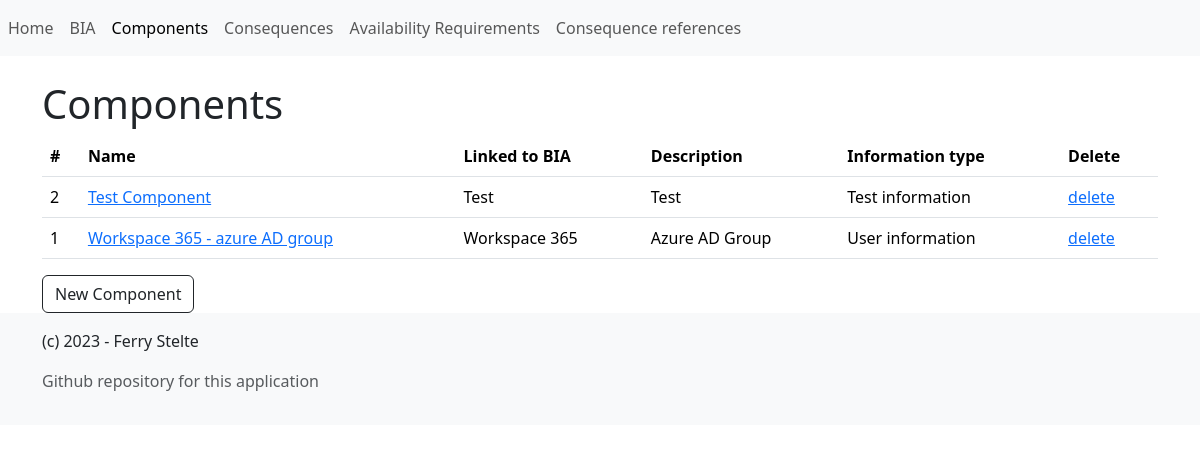
Page /manage-data/component/list on the committed database.
### app/model.py (models this page shows)
class Components(Base):
    __tablename__ = 'components'
    id = Column(Integer, primary_key=True)
    bia_name = Column(Integer, ForeignKey('context_scope.name'))
    component_name = Column(String)
    processes_dependencies = Column(String)
    info_type = Column(String)
    user_type = Column(String)
    description = Column(String)

### app/blueprints/manage_data/views.py (the view)
@manage_data_blueprint.route('/component/list', methods=['GET', 'POST'])
def component_list():
    components = app_db.session.query(Components).order_by(Components.component_name).all()
    bias = app_db.session.query(Context_Scope).order_by(Context_Scope.id).all()
    thead_th_items = [
        {
            'col_title': '#',
        },
        {
            'col_title': 'Name',
        },
        {
            'col_title': 'Linked to BIA'
        },
        {
            'col_title': 'Description'
        },
        {
            'col_title': 'Information type'
        },
        {
            'col_title': 'Delete'
        }
    ]
    tbody_tr_items = []
    for component in components:
        tbody_tr_items.append([
            {
                'col_value': component.id,
            },
            {
                'col_value': component.component_name,
                'url': url_for('manage_data.component_edit', component_id=component.id),
            },
            {
                'col_value': component.bia_name
            },
            {
                'col_value': component.description
            },
            {
                'col_value': component.info_type
            },
            {
                'col_value': 'delete',
                'url': url_for('manage_data.component_delete', component_id=component.id),
            }
            ])
    return render_template(
        'items_list.html',
        title='Components',
        thead_th_items=thead_th_items,
        tbody_tr_items=tbody_tr_items,
        item_new_url=url_for('manage_data.component_new'),
        item_new_text='New Component',
    )

### app/factory.py (called while the page is built)
def create_app():
    app = Flask(__name__)
    app.config.from_object('config.ConfigDevelopment')
    app.logger = app_logging.init_app(app)
    app_db.init_app(app)
    app.logger.debug('test debug message')
    Bootstrap5(app)
    csrf = CSRFProtect()
    csrf.init_app(app)
    from .blueprints.manage_data.views import manage_data_blueprint
    app.register_blueprint(manage_data_blueprint, url_prefix='/manage-data')
    @app.teardown_appcontext
    def teardown_db(response_or_exception):
        if hasattr(app_db, 'session'):
            app_db.session.remove()
    @app.route('/')
    def index():
        return render_template(
            'home.html',
            welcome_message='Hello world',
        )
    return app

### app/templates/items_list.html
{% extends "base.html" %}
{% block content %}
	<h1>
		{{ title }}
	</h1>
	{% if tbody_tr_items %}
	<table class="table">
		<thead>
		<tr>
			{% for thead_th_item in thead_th_items %}
			<th scope="col">
				{{ thead_th_item.col_title }}
			</th>
			{% endfor %}
		</tr>
		</thead>
		<tbody>
			{% for tbody_tr_item in tbody_tr_items %}
			<tr>
				{% for tbody_td_item in tbody_tr_item %}
				<td>
					{% if tbody_td_item.url %}
						<a href="{{ tbody_td_item.url }}">
							{{ tbody_td_item.col_value }}
						</a>
					{% else %}
						{% if tbody_td_item.col_value %}
							{{ tbody_td_item.col_value }}
						{% else %}
							-
						{% endif %}
					{% endif %}
				</td>
				{% endfor %}
			</tr>
			{% endfor %}
		</tbody>
	</table>
	{% else %}
		<p>
		No items found
		</p>
	{% endif %}
	<a class="btn btn-outline-dark" href="{{ item_new_url }}" role="button">
		{{ item_new_text }}
	</a>
{% endblock %}

### rows in the picture
Components: col_value "Test Component", col_value "Test", col_value "Test information"
Components: col_value "Workspace 365 - azure AD group", col_value "Workspace 365", col_value "Azure AD Group", col_value "User information"

### other values in the picture
{{ render_nav_item('index', 'Home', use_li=True) }} "Home"
{{ render_nav_item('manage_data.bia_list', 'BIA', use_li=True) }} "BIA"
{{ title }} "Components"
{{ thead_th_item.col_title }} "#" "Name" "Linked to BIA" "Description" "Information type" "Delete"
{{ tbody_td_item.col_value }} "2" "1"
{{ tbody_td_item.col_value }} "delete" "delete"
{{ item_new_text }} "New Component"
